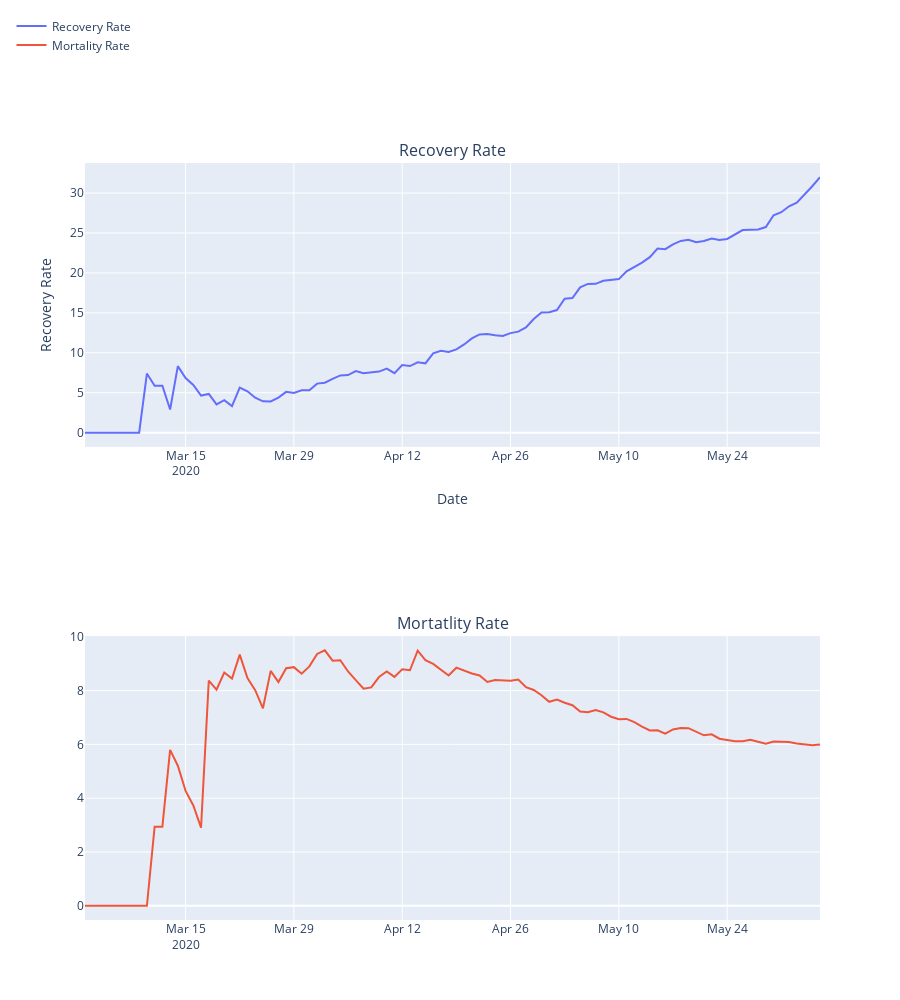

Notebook cell for this chart:
### Code cell
#Calculating the Mortality Rate and Recovery Rate
datewise["Mortality Rate"]=(datewise["Deaths"]/datewise["Confirmed"])*100
datewise["Recovery Rate"]=(datewise["Recovered"]/datewise["Confirmed"])*100
datewise["Active Cases"]=datewise["Confirmed"]-datewise["Recovered"]-datewise["Deaths"]
datewise["Closed Cases"]=datewise["Recovered"]+datewise["Deaths"]

print("Average Mortality Rate",datewise["Mortality Rate"].mean())
print("Median Mortality Rate",datewise["Mortality Rate"].median())
print("Average Recovery Rate",datewise["Recovery Rate"].mean())
print("Median Recovery Rate",datewise["Recovery Rate"].median())

#Plotting Mortality and Recovery Rate 
fig = make_subplots(rows=2, cols=1,
                   subplot_titles=("Recovery Rate", "Mortatlity Rate"))
fig.add_trace(
    go.Scatter(x=datewise.index, y=(datewise["Recovered"]/datewise["Confirmed"])*100,name="Recovery Rate"),
    row=1, col=1
)
fig.add_trace(
    go.Scatter(x=datewise.index, y=(datewise["Deaths"]/datewise["Confirmed"])*100,name="Mortality Rate"),
    row=2, col=1
)
fig.update_layout(height=1000,legend=dict(x=-0.1,y=1.2,traceorder="normal"))
fig.update_xaxes(title_text="Date", row=1, col=1)
fig.update_yaxes(title_text="Recovery Rate", row=1, col=1)
fig.update_xaxes(title_text="Date", row=1, col=2)
fig.update_yaxes(title_text="Mortality Rate", row=1, col=2)
fig.show()
